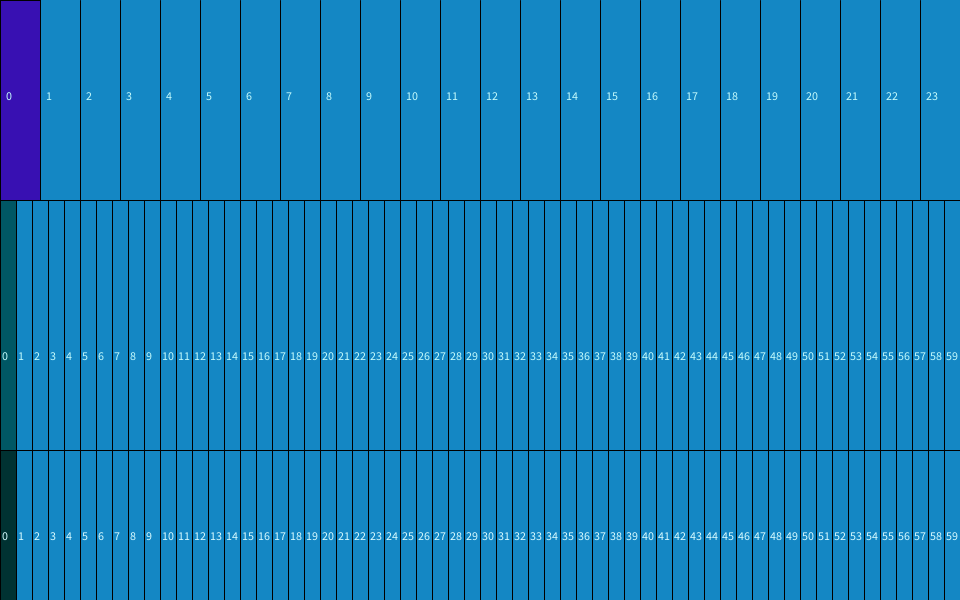
Frame 1 (no input)
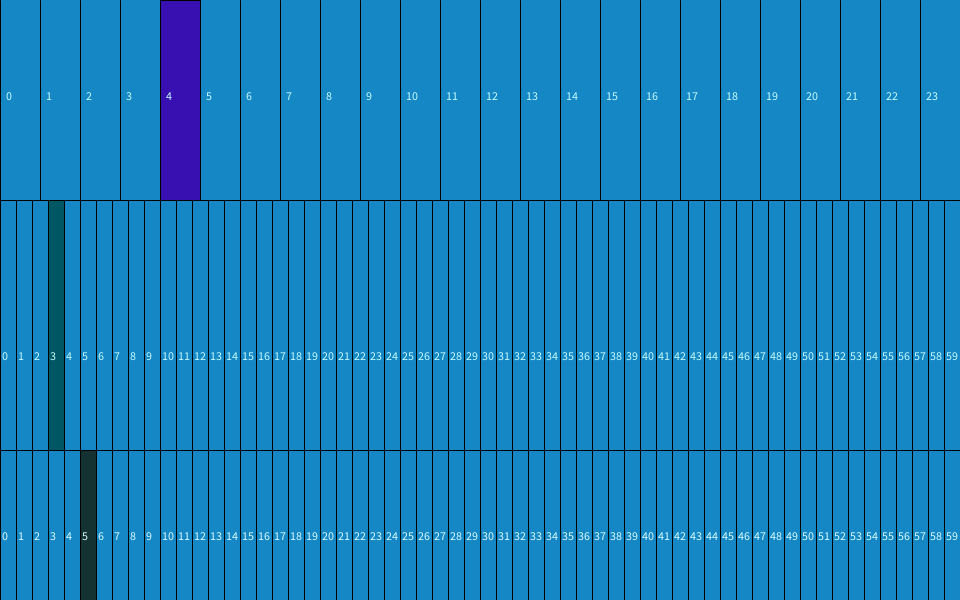
Frame 60 (the mouse pressed at the canvas centre just before this capture)
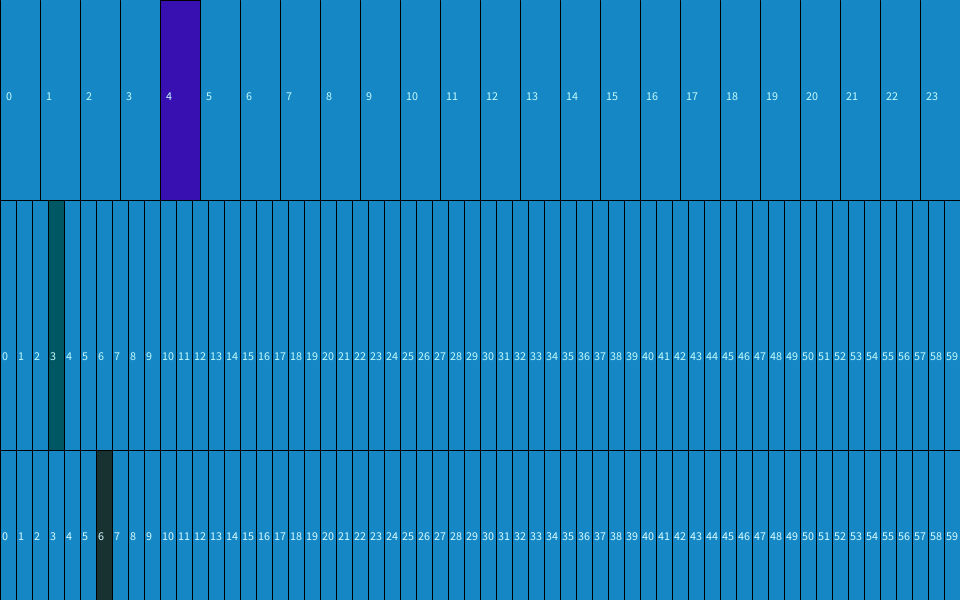
Frame 120 (the mouse held since frame 60 and released just before this capture)

The Processing sketch that drew these frames (run headless with seeded random() and noise(); from frame 60 on, the mouse is pressed at the canvas centre):

// Processing sketch: processing_88783
// ── processing_88783.pde

int WIDTH = 960;
int HEIGHT = 600;
void setup(){
  size(960, 600);
};
int seconds = 0;
int minutes = 0;
int hours = 0;

void draw(){
  background(20, 135, 196);
  
  //draw update rectangles per second, minute and hour
  fill((seconds*4)%255, 50, 50);
  rect(WIDTH/60*seconds, 3*HEIGHT/4, WIDTH/60, HEIGHT/4);
  fill((minutes*4)%4, 87, 100);
  rect(WIDTH/60*minutes, HEIGHT/3, WIDTH/60, 5*HEIGHT/12);
  fill(56, 16, 178);
  rect(WIDTH/24*hours, 0, WIDTH/24, HEIGHT/3);
   
   //draw grid
  for(int i=0; i<WIDTH; i+=WIDTH/24){
    line(i, 0, i, HEIGHT/3);
    fill(196, 251, 252);
    text(i/40,i+6, HEIGHT/6);
  }
  line(0, HEIGHT/3, WIDTH, HEIGHT/3);
  for(int i=0; i<WIDTH; i+= WIDTH/60){
    line(i, HEIGHT/3, i, 3*HEIGHT/4);
    fill(196, 251, 252);
    text(i/16, i+2, 3*HEIGHT/5);
  }
  line(0, 3*HEIGHT/4, WIDTH, 3*HEIGHT/4);
  for(int i=0; i<WIDTH; i += WIDTH/60){
    line(i, 3*HEIGHT/4, i, HEIGHT);
    fill(216, 251, 255);
    text(i/16, i+2, 9*HEIGHT/10);
  }
  
  seconds = second();
  minutes = minute();
  hours = hour();
}
